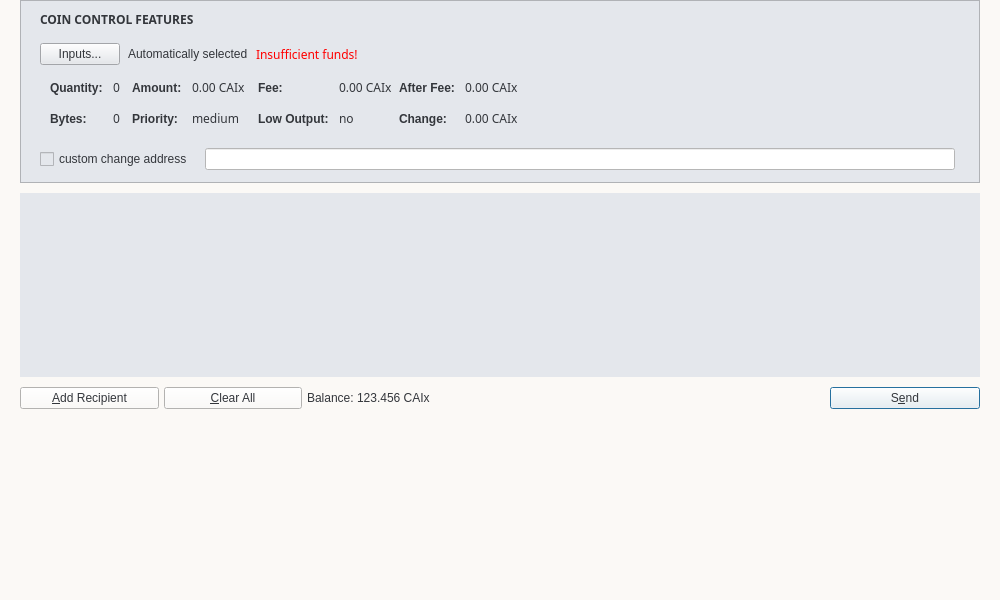
<?xml version="1.0" encoding="UTF-8"?>
<ui version="4.0">
 <class>SendCoinsDialog</class>
 <widget class="QDialog" name="SendCoinsDialog">
  <property name="geometry">
   <rect>
    <x>0</x>
    <y>0</y>
    <width>1000</width>
    <height>600</height>
   </rect>
  </property>
  <property name="windowTitle">
   <string>Send Coins</string>
  </property>
  <property name="styleSheet">
   <string notr="true">color:#33363b; font-size:12px; font-family:&quot;Open Sans Bold&quot;;background-color:#fbf9f6;</string>
  </property>
  <layout class="QVBoxLayout" name="verticalLayout" stretch="0">
   <property name="leftMargin">
    <number>0</number>
   </property>
   <property name="topMargin">
    <number>0</number>
   </property>
   <property name="rightMargin">
    <number>0</number>
   </property>
   <property name="bottomMargin">
    <number>8</number>
   </property>
   <item>
    <layout class="QVBoxLayout" name="verticalLayout_10">
     <property name="spacing">
      <number>0</number>
     </property>
     <property name="leftMargin">
      <number>20</number>
     </property>
     <property name="topMargin">
      <number>0</number>
     </property>
     <property name="rightMargin">
      <number>20</number>
     </property>
     <item>
      <widget class="QFrame" name="frameCoinControl">
       <property name="sizePolicy">
        <sizepolicy hsizetype="Expanding" vsizetype="Expanding">
         <horstretch>0</horstretch>
         <verstretch>0</verstretch>
        </sizepolicy>
       </property>
       <property name="maximumSize">
        <size>
         <width>16777215</width>
         <height>16777215</height>
        </size>
       </property>
       <property name="styleSheet">
        <string notr="true">background-color:#e4e7ec;</string>
       </property>
       <property name="frameShape">
        <enum>QFrame::StyledPanel</enum>
       </property>
       <property name="frameShadow">
        <enum>QFrame::Sunken</enum>
       </property>
       <layout class="QVBoxLayout" name="verticalLayoutCoinControl2">
        <property name="spacing">
         <number>7</number>
        </property>
        <property name="leftMargin">
         <number>9</number>
        </property>
        <property name="topMargin">
         <number>0</number>
        </property>
        <property name="rightMargin">
         <number>0</number>
        </property>
        <property name="bottomMargin">
         <number>6</number>
        </property>
        <item>
         <layout class="QVBoxLayout" name="verticalLayoutCoinControl" stretch="0,0,0,0">
          <property name="spacing">
           <number>0</number>
          </property>
          <property name="leftMargin">
           <number>10</number>
          </property>
          <property name="topMargin">
           <number>10</number>
          </property>
          <item>
           <layout class="QHBoxLayout" name="horizontalLayoutCoinControl1">
            <property name="bottomMargin">
             <number>15</number>
            </property>
            <item>
             <widget class="QLabel" name="labelCoinControlFeatures">
              <property name="sizePolicy">
               <sizepolicy hsizetype="Preferred" vsizetype="Maximum">
                <horstretch>0</horstretch>
                <verstretch>0</verstretch>
               </sizepolicy>
              </property>
              <property name="font">
               <font>
                <family>Open Sans Bold</family>
                <pointsize>-1</pointsize>
                <weight>75</weight>
                <bold>true</bold>
               </font>
              </property>
              <property name="styleSheet">
               <string notr="true">font-weight:bold;</string>
              </property>
              <property name="text">
               <string>COIN CONTROL FEATURES</string>
              </property>
             </widget>
            </item>
           </layout>
          </item>
          <item>
           <layout class="QHBoxLayout" name="horizontalLayoutCoinControl2" stretch="0,0,0,0">
            <property name="spacing">
             <number>8</number>
            </property>
            <property name="bottomMargin">
             <number>10</number>
            </property>
            <item>
             <widget class="QPushButton" name="pushButtonCoinControl">
              <property name="styleSheet">
               <string notr="true"/>
              </property>
              <property name="text">
               <string>Inputs...</string>
              </property>
             </widget>
            </item>
            <item>
             <widget class="QLabel" name="labelCoinControlAutomaticallySelected">
              <property name="text">
               <string>Automatically selected</string>
              </property>
              <property name="margin">
               <number>5</number>
              </property>
             </widget>
            </item>
            <item>
             <widget class="QLabel" name="labelCoinControlInsuffFunds">
              <property name="font">
               <font>
                <family>Open Sans Bold</family>
                <pointsize>-1</pointsize>
               </font>
              </property>
              <property name="styleSheet">
               <string notr="true">color:red;</string>
              </property>
              <property name="text">
               <string>Insufficient funds!</string>
              </property>
              <property name="margin">
               <number>5</number>
              </property>
             </widget>
            </item>
            <item>
             <spacer name="horizontalSpacerCoinControl">
              <property name="orientation">
               <enum>Qt::Horizontal</enum>
              </property>
              <property name="sizeHint" stdset="0">
               <size>
                <width>40</width>
                <height>1</height>
               </size>
              </property>
             </spacer>
            </item>
           </layout>
          </item>
          <item>
           <widget class="QWidget" name="widgetCoinControl" native="true">
            <property name="sizePolicy">
             <sizepolicy hsizetype="Preferred" vsizetype="Preferred">
              <horstretch>0</horstretch>
              <verstretch>0</verstretch>
             </sizepolicy>
            </property>
            <property name="minimumSize">
             <size>
              <width>0</width>
              <height>0</height>
             </size>
            </property>
            <property name="styleSheet">
             <string notr="true"/>
            </property>
            <layout class="QHBoxLayout" name="horizontalLayoutCoinControl5">
             <property name="leftMargin">
              <number>0</number>
             </property>
             <property name="topMargin">
              <number>0</number>
             </property>
             <property name="rightMargin">
              <number>0</number>
             </property>
             <property name="bottomMargin">
              <number>0</number>
             </property>
             <item>
              <layout class="QHBoxLayout" name="horizontalLayoutCoinControl3" stretch="0,0,0,1">
               <property name="spacing">
                <number>0</number>
               </property>
               <property name="topMargin">
                <number>0</number>
               </property>
               <property name="bottomMargin">
                <number>10</number>
               </property>
               <item>
                <layout class="QFormLayout" name="formLayoutCoinControl1">
                 <property name="horizontalSpacing">
                  <number>10</number>
                 </property>
                 <property name="verticalSpacing">
                  <number>14</number>
                 </property>
                 <property name="leftMargin">
                  <number>10</number>
                 </property>
                 <property name="topMargin">
                  <number>4</number>
                 </property>
                 <property name="rightMargin">
                  <number>6</number>
                 </property>
                 <item row="0" column="0">
                  <widget class="QLabel" name="labelCoinControlQuantityText">
                   <property name="styleSheet">
                    <string notr="true">font-weight:bold;</string>
                   </property>
                   <property name="text">
                    <string>Quantity:</string>
                   </property>
                   <property name="margin">
                    <number>0</number>
                   </property>
                  </widget>
                 </item>
                 <item row="0" column="1">
                  <widget class="QLabel" name="labelCoinControlQuantity">
                   <property name="font">
                    <font>
                     <family>Open Sans Bold</family>
                     <pointsize>-1</pointsize>
                    </font>
                   </property>
                   <property name="cursor">
                    <cursorShape>IBeamCursor</cursorShape>
                   </property>
                   <property name="contextMenuPolicy">
                    <enum>Qt::ActionsContextMenu</enum>
                   </property>
                   <property name="text">
                    <string>0</string>
                   </property>
                   <property name="margin">
                    <number>0</number>
                   </property>
                   <property name="textInteractionFlags">
                    <set>Qt::LinksAccessibleByMouse|Qt::TextSelectableByKeyboard|Qt::TextSelectableByMouse</set>
                   </property>
                  </widget>
                 </item>
                 <item row="1" column="0">
                  <widget class="QLabel" name="labelCoinControlBytesText">
                   <property name="styleSheet">
                    <string notr="true">font-weight:bold;</string>
                   </property>
                   <property name="text">
                    <string>Bytes:</string>
                   </property>
                  </widget>
                 </item>
                 <item row="1" column="1">
                  <widget class="QLabel" name="labelCoinControlBytes">
                   <property name="font">
                    <font>
                     <family>Open Sans Bold</family>
                     <pointsize>-1</pointsize>
                    </font>
                   </property>
                   <property name="cursor">
                    <cursorShape>IBeamCursor</cursorShape>
                   </property>
                   <property name="contextMenuPolicy">
                    <enum>Qt::ActionsContextMenu</enum>
                   </property>
                   <property name="text">
                    <string>0</string>
                   </property>
                   <property name="textInteractionFlags">
                    <set>Qt::LinksAccessibleByMouse|Qt::TextSelectableByKeyboard|Qt::TextSelectableByMouse</set>
                   </property>
                  </widget>
                 </item>
                </layout>
               </item>
               <item>
                <layout class="QFormLayout" name="formLayoutCoinControl2">
                 <property name="horizontalSpacing">
                  <number>10</number>
                 </property>
                 <property name="verticalSpacing">
                  <number>14</number>
                 </property>
                 <property name="leftMargin">
                  <number>6</number>
                 </property>
                 <property name="topMargin">
                  <number>4</number>
                 </property>
                 <property name="rightMargin">
                  <number>6</number>
                 </property>
                 <item row="0" column="0">
                  <widget class="QLabel" name="labelCoinControlAmountText">
                   <property name="styleSheet">
                    <string notr="true">font-weight:bold;</string>
                   </property>
                   <property name="text">
                    <string>Amount:</string>
                   </property>
                   <property name="margin">
                    <number>0</number>
                   </property>
                  </widget>
                 </item>
                 <item row="0" column="1">
                  <widget class="QLabel" name="labelCoinControlAmount">
                   <property name="font">
                    <font>
                     <family>Open Sans Bold</family>
                     <pointsize>-1</pointsize>
                    </font>
                   </property>
                   <property name="cursor">
                    <cursorShape>IBeamCursor</cursorShape>
                   </property>
                   <property name="contextMenuPolicy">
                    <enum>Qt::ActionsContextMenu</enum>
                   </property>
                   <property name="text">
                    <string>0.00 CAIx</string>
                   </property>
                   <property name="textInteractionFlags">
                    <set>Qt::LinksAccessibleByMouse|Qt::TextSelectableByKeyboard|Qt::TextSelectableByMouse</set>
                   </property>
                  </widget>
                 </item>
                 <item row="1" column="0">
                  <widget class="QLabel" name="labelCoinControlPriorityText">
                   <property name="styleSheet">
                    <string notr="true">font-weight:bold;</string>
                   </property>
                   <property name="text">
                    <string>Priority:</string>
                   </property>
                  </widget>
                 </item>
                 <item row="1" column="1">
                  <widget class="QLabel" name="labelCoinControlPriority">
                   <property name="font">
                    <font>
                     <family>Open Sans Bold</family>
                     <pointsize>-1</pointsize>
                    </font>
                   </property>
                   <property name="cursor">
                    <cursorShape>IBeamCursor</cursorShape>
                   </property>
                   <property name="contextMenuPolicy">
                    <enum>Qt::ActionsContextMenu</enum>
                   </property>
                   <property name="text">
                    <string>medium</string>
                   </property>
                   <property name="textInteractionFlags">
                    <set>Qt::LinksAccessibleByMouse|Qt::TextSelectableByKeyboard|Qt::TextSelectableByMouse</set>
                   </property>
                  </widget>
                 </item>
                </layout>
               </item>
               <item>
                <layout class="QFormLayout" name="formLayoutCoinControl3">
                 <property name="horizontalSpacing">
                  <number>10</number>
                 </property>
                 <property name="verticalSpacing">
                  <number>14</number>
                 </property>
                 <property name="leftMargin">
                  <number>6</number>
                 </property>
                 <property name="topMargin">
                  <number>4</number>
                 </property>
                 <property name="rightMargin">
                  <number>0</number>
                 </property>
                 <item row="0" column="0">
                  <widget class="QLabel" name="labelCoinControlFeeText">
                   <property name="styleSheet">
                    <string notr="true">font-weight:bold;</string>
                   </property>
                   <property name="text">
                    <string>Fee:</string>
                   </property>
                   <property name="margin">
                    <number>0</number>
                   </property>
                  </widget>
                 </item>
                 <item row="0" column="1">
                  <widget class="QLabel" name="labelCoinControlFee">
                   <property name="font">
                    <font>
                     <family>Open Sans Bold</family>
                     <pointsize>-1</pointsize>
                    </font>
                   </property>
                   <property name="cursor">
                    <cursorShape>IBeamCursor</cursorShape>
                   </property>
                   <property name="contextMenuPolicy">
                    <enum>Qt::ActionsContextMenu</enum>
                   </property>
                   <property name="text">
                    <string>0.00 CAIx</string>
                   </property>
                   <property name="textInteractionFlags">
                    <set>Qt::LinksAccessibleByMouse|Qt::TextSelectableByKeyboard|Qt::TextSelectableByMouse</set>
                   </property>
                  </widget>
                 </item>
                 <item row="1" column="0">
                  <widget class="QLabel" name="labelCoinControlLowOutputText">
                   <property name="styleSheet">
                    <string notr="true">font-weight:bold;</string>
                   </property>
                   <property name="text">
                    <string>Low Output:</string>
                   </property>
                  </widget>
                 </item>
                 <item row="1" column="1">
                  <widget class="QLabel" name="labelCoinControlLowOutput">
                   <property name="font">
                    <font>
                     <family>Open Sans Bold</family>
                     <pointsize>-1</pointsize>
                    </font>
                   </property>
                   <property name="cursor">
                    <cursorShape>IBeamCursor</cursorShape>
                   </property>
                   <property name="contextMenuPolicy">
                    <enum>Qt::ActionsContextMenu</enum>
                   </property>
                   <property name="text">
                    <string>no</string>
                   </property>
                   <property name="textInteractionFlags">
                    <set>Qt::LinksAccessibleByMouse|Qt::TextSelectableByKeyboard|Qt::TextSelectableByMouse</set>
                   </property>
                  </widget>
                 </item>
                </layout>
               </item>
               <item>
                <layout class="QFormLayout" name="formLayoutCoinControl4">
                 <property name="horizontalSpacing">
                  <number>10</number>
                 </property>
                 <property name="verticalSpacing">
                  <number>14</number>
                 </property>
                 <property name="leftMargin">
                  <number>6</number>
                 </property>
                 <property name="topMargin">
                  <number>4</number>
                 </property>
                 <property name="rightMargin">
                  <number>6</number>
                 </property>
                 <item row="0" column="0">
                  <widget class="QLabel" name="labelCoinControlAfterFeeText">
                   <property name="styleSheet">
                    <string notr="true">font-weight:bold;</string>
                   </property>
                   <property name="text">
                    <string>After Fee:</string>
                   </property>
                   <property name="margin">
                    <number>0</number>
                   </property>
                  </widget>
                 </item>
                 <item row="0" column="1">
                  <widget class="QLabel" name="labelCoinControlAfterFee">
                   <property name="font">
                    <font>
                     <family>Open Sans Bold</family>
                     <pointsize>-1</pointsize>
                    </font>
                   </property>
                   <property name="cursor">
                    <cursorShape>IBeamCursor</cursorShape>
                   </property>
                   <property name="contextMenuPolicy">
                    <enum>Qt::ActionsContextMenu</enum>
                   </property>
                   <property name="text">
                    <string>0.00 CAIx</string>
                   </property>
                   <property name="textInteractionFlags">
                    <set>Qt::LinksAccessibleByMouse|Qt::TextSelectableByKeyboard|Qt::TextSelectableByMouse</set>
                   </property>
                  </widget>
                 </item>
                 <item row="1" column="0">
                  <widget class="QLabel" name="labelCoinControlChangeText">
                   <property name="styleSheet">
                    <string notr="true">font-weight:bold;</string>
                   </property>
                   <property name="text">
                    <string>Change:</string>
                   </property>
                  </widget>
                 </item>
                 <item row="1" column="1">
                  <widget class="QLabel" name="labelCoinControlChange">
                   <property name="font">
                    <font>
                     <family>Open Sans Bold</family>
                     <pointsize>-1</pointsize>
                    </font>
                   </property>
                   <property name="cursor">
                    <cursorShape>IBeamCursor</cursorShape>
                   </property>
                   <property name="contextMenuPolicy">
                    <enum>Qt::ActionsContextMenu</enum>
                   </property>
                   <property name="text">
                    <string>0.00 CAIx</string>
                   </property>
                   <property name="textInteractionFlags">
                    <set>Qt::LinksAccessibleByMouse|Qt::TextSelectableByKeyboard|Qt::TextSelectableByMouse</set>
                   </property>
                  </widget>
                 </item>
                </layout>
               </item>
              </layout>
             </item>
            </layout>
           </widget>
          </item>
          <item>
           <layout class="QHBoxLayout" name="horizontalLayoutCoinControl4" stretch="0,0,0">
            <property name="spacing">
             <number>12</number>
            </property>
            <property name="sizeConstraint">
             <enum>QLayout::SetDefaultConstraint</enum>
            </property>
            <property name="topMargin">
             <number>5</number>
            </property>
            <property name="rightMargin">
             <number>5</number>
            </property>
            <item>
             <widget class="QCheckBox" name="checkBoxCoinControlChange">
              <property name="styleSheet">
               <string notr="true"/>
              </property>
              <property name="text">
               <string>custom change address</string>
              </property>
             </widget>
            </item>
            <item>
             <widget class="QLineEdit" name="lineEditCoinControlChange">
              <property name="enabled">
               <bool>false</bool>
              </property>
              <property name="sizePolicy">
               <sizepolicy hsizetype="Expanding" vsizetype="Fixed">
                <horstretch>0</horstretch>
                <verstretch>0</verstretch>
               </sizepolicy>
              </property>
              <property name="styleSheet">
               <string notr="true">background-color:white;</string>
              </property>
             </widget>
            </item>
            <item>
             <widget class="QLabel" name="labelCoinControlChangeLabel">
              <property name="sizePolicy">
               <sizepolicy hsizetype="Preferred" vsizetype="Expanding">
                <horstretch>0</horstretch>
                <verstretch>0</verstretch>
               </sizepolicy>
              </property>
              <property name="minimumSize">
               <size>
                <width>0</width>
                <height>0</height>
               </size>
              </property>
              <property name="text">
               <string/>
              </property>
              <property name="margin">
               <number>3</number>
              </property>
             </widget>
            </item>
           </layout>
          </item>
         </layout>
        </item>
       </layout>
      </widget>
     </item>
     <item>
      <spacer name="verticalSpacer_2">
       <property name="orientation">
        <enum>Qt::Vertical</enum>
       </property>
       <property name="sizeType">
        <enum>QSizePolicy::Fixed</enum>
       </property>
       <property name="sizeHint" stdset="0">
        <size>
         <width>20</width>
         <height>10</height>
        </size>
       </property>
      </spacer>
     </item>
     <item>
      <widget class="QScrollArea" name="scrollArea">
       <property name="styleSheet">
        <string notr="true">background-color:#e4e7ec;</string>
       </property>
       <property name="frameShape">
        <enum>QFrame::NoFrame</enum>
       </property>
       <property name="frameShadow">
        <enum>QFrame::Plain</enum>
       </property>
       <property name="widgetResizable">
        <bool>true</bool>
       </property>
       <widget class="QWidget" name="scrollAreaWidgetContents">
        <property name="geometry">
         <rect>
          <x>0</x>
          <y>0</y>
          <width>960</width>
          <height>181</height>
         </rect>
        </property>
        <property name="sizePolicy">
         <sizepolicy hsizetype="Expanding" vsizetype="Expanding">
          <horstretch>0</horstretch>
          <verstretch>0</verstretch>
         </sizepolicy>
        </property>
        <layout class="QVBoxLayout" name="verticalLayout_2">
         <property name="leftMargin">
          <number>0</number>
         </property>
         <property name="topMargin">
          <number>0</number>
         </property>
         <property name="rightMargin">
          <number>0</number>
         </property>
         <property name="bottomMargin">
          <number>0</number>
         </property>
         <item>
          <layout class="QVBoxLayout" name="entries">
           <property name="spacing">
            <number>6</number>
           </property>
           <property name="sizeConstraint">
            <enum>QLayout::SetNoConstraint</enum>
           </property>
          </layout>
         </item>
        </layout>
       </widget>
      </widget>
     </item>
     <item>
      <layout class="QHBoxLayout" name="horizontalLayout">
       <property name="topMargin">
        <number>10</number>
       </property>
       <item>
        <widget class="QPushButton" name="addButton">
         <property name="sizePolicy">
          <sizepolicy hsizetype="Expanding" vsizetype="Fixed">
           <horstretch>0</horstretch>
           <verstretch>0</verstretch>
          </sizepolicy>
         </property>
         <property name="toolTip">
          <string>Send to multiple recipients at once</string>
         </property>
         <property name="text">
          <string>&amp;Add Recipient</string>
         </property>
         <property name="icon">
          <iconset resource="../bitcoin.qrc">
           <normaloff>:/icons/add</normaloff>:/icons/add</iconset>
         </property>
         <property name="autoDefault">
          <bool>false</bool>
         </property>
        </widget>
       </item>
       <item>
        <spacer name="horizontalSpacer_2">
         <property name="orientation">
          <enum>Qt::Horizontal</enum>
         </property>
         <property name="sizeType">
          <enum>QSizePolicy::Fixed</enum>
         </property>
         <property name="sizeHint" stdset="0">
          <size>
           <width>5</width>
           <height>20</height>
          </size>
         </property>
        </spacer>
       </item>
       <item>
        <widget class="QPushButton" name="clearButton">
         <property name="sizePolicy">
          <sizepolicy hsizetype="Expanding" vsizetype="Fixed">
           <horstretch>0</horstretch>
           <verstretch>0</verstretch>
          </sizepolicy>
         </property>
         <property name="toolTip">
          <string>Remove all transaction fields</string>
         </property>
         <property name="text">
          <string>&amp;Clear All</string>
         </property>
         <property name="icon">
          <iconset resource="../bitcoin.qrc">
           <normaloff>:/icons/remove</normaloff>:/icons/remove</iconset>
         </property>
         <property name="autoRepeatDelay">
          <number>300</number>
         </property>
         <property name="autoDefault">
          <bool>false</bool>
         </property>
        </widget>
       </item>
       <item>
        <spacer name="horizontalSpacer_3">
         <property name="orientation">
          <enum>Qt::Horizontal</enum>
         </property>
         <property name="sizeType">
          <enum>QSizePolicy::Fixed</enum>
         </property>
         <property name="sizeHint" stdset="0">
          <size>
           <width>5</width>
           <height>20</height>
          </size>
         </property>
        </spacer>
       </item>
       <item>
        <layout class="QHBoxLayout" name="horizontalLayout_2">
         <property name="spacing">
          <number>3</number>
         </property>
         <item>
          <widget class="QLabel" name="label">
           <property name="sizePolicy">
            <sizepolicy hsizetype="Preferred" vsizetype="Fixed">
             <horstretch>0</horstretch>
             <verstretch>0</verstretch>
            </sizepolicy>
           </property>
           <property name="text">
            <string>Balance:</string>
           </property>
          </widget>
         </item>
         <item>
          <widget class="QLabel" name="labelBalance">
           <property name="sizePolicy">
            <sizepolicy hsizetype="Preferred" vsizetype="Fixed">
             <horstretch>0</horstretch>
             <verstretch>0</verstretch>
            </sizepolicy>
           </property>
           <property name="cursor">
            <cursorShape>IBeamCursor</cursorShape>
           </property>
           <property name="frameShape">
            <enum>QFrame::NoFrame</enum>
           </property>
           <property name="text">
            <string>123.456 CAIx</string>
           </property>
           <property name="textInteractionFlags">
            <set>Qt::LinksAccessibleByMouse|Qt::TextSelectableByKeyboard|Qt::TextSelectableByMouse</set>
           </property>
          </widget>
         </item>
        </layout>
       </item>
       <item>
        <spacer name="horizontalSpacer">
         <property name="orientation">
          <enum>Qt::Horizontal</enum>
         </property>
         <property name="sizeType">
          <enum>QSizePolicy::Fixed</enum>
         </property>
         <property name="sizeHint" stdset="0">
          <size>
           <width>400</width>
           <height>20</height>
          </size>
         </property>
        </spacer>
       </item>
       <item>
        <widget class="QPushButton" name="sendButton">
         <property name="sizePolicy">
          <sizepolicy hsizetype="Expanding" vsizetype="Fixed">
           <horstretch>0</horstretch>
           <verstretch>0</verstretch>
          </sizepolicy>
         </property>
         <property name="minimumSize">
          <size>
           <width>150</width>
           <height>0</height>
          </size>
         </property>
         <property name="toolTip">
          <string>Confirm the send action</string>
         </property>
         <property name="text">
          <string>S&amp;end</string>
         </property>
         <property name="icon">
          <iconset>
           <normaloff>:/icons/send</normaloff>:/icons/send</iconset>
         </property>
         <property name="default">
          <bool>true</bool>
         </property>
        </widget>
       </item>
      </layout>
     </item>
     <item>
      <spacer name="verticalSpacer">
       <property name="orientation">
        <enum>Qt::Vertical</enum>
       </property>
       <property name="sizeHint" stdset="0">
        <size>
         <width>20</width>
         <height>40</height>
        </size>
       </property>
      </spacer>
     </item>
    </layout>
   </item>
  </layout>
 </widget>
 <resources>
  <include location="../bitcoin.qrc"/>
 </resources>
 <connections/>
</ui>
